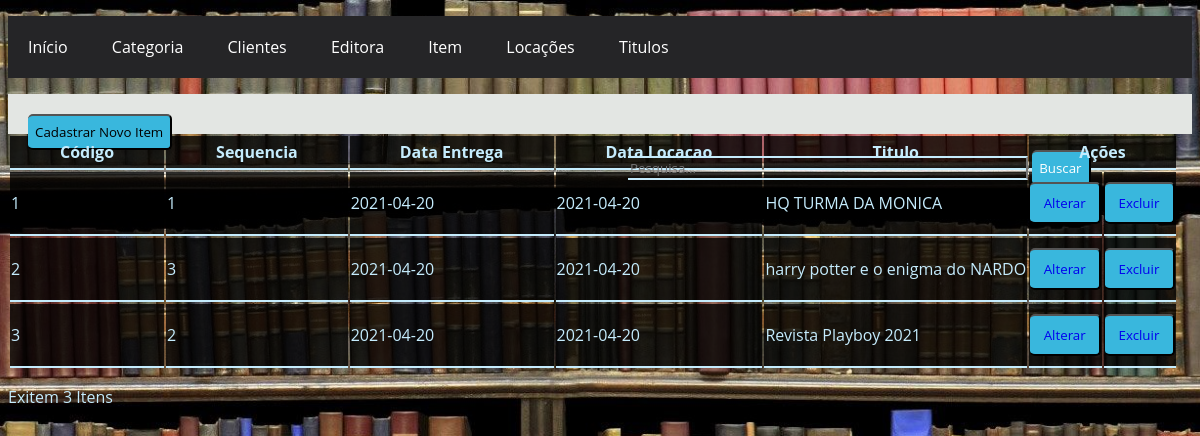
Screenshot of /Item_Locacao/Listar/listar_Item_Locacao.php with the database file from the repository.
### tables this page shows
CREATE TABLE `item_locacao` (
  `id_item_locacao` int(11) NOT NULL,
  `sequence` int(11) NOT NULL,
  `locacao_id` int(11) NOT NULL,
  `titulo_id` int(11) NOT NULL
);

CREATE TABLE `locacao` (
  `id_locacao` int(11) NOT NULL,
  `data_locacao` date NOT NULL,
  `data_entrega` date NOT NULL,
  `valor` decimal(10,0) NOT NULL,
  `cliente_id` int(11) NOT NULL
);

CREATE TABLE `titulos` (
  `id_titulo` int(11) NOT NULL,
  `titulo` varchar(150) NOT NULL,
  `sinopse` varchar(150) NOT NULL,
  `classificacao` char(10) DEFAULT NULL,
  `tipo` char(20) DEFAULT NULL,
  `categoria_id` int(11) NOT NULL,
  `editora_id` int(11) NOT NULL
);

### Item_Locacao/Listar/listar_Item_Locacao.php (the view, shortened to what this page needs)
<?php
include('../../conexao.php');
?>
<!DOCTYPE html>
<html lang="pt-br">
<head>
	<link rel="stylesheet" type="text/css" href="../../Styles/site.css">
	<link rel="stylesheet" type="text/css" href="../../Styles/Listar.css">
</head>
<body>
	<nav id="menu-h">
		<?php
		include('../../menu.php');
		?>
	</nav>
	<div id="filtro" class="filtro">
		<button class="btn1" type="button">
			<a href="../Cadastrar/cadastrar_Item_Locacao.php">Cadastrar Novo Item</a>
		</button>
		<input class="pesquisar"
		       type="search"
		       class="busca"
		       placeholder="Pesquisa..." >
		<button class="btn1" type="button">Buscar</button>
	</div>
	<div id="lista">
		<table>
			<thead class="header_list">
				<tr>
					<th>Código</th>
					<th>Sequencia</th>
					<th>Data Entrega</th>
					<th>Data Locacao</th>
					<th>Titulo</th>
					<th colspan="2">Ações</th>
				</tr>
			</thead>
			<tbody class="body_list">
				<?php
				$sql = "SELECT I.ID_ITEM_LOCACAO AS Id,
							I.sequence,
							L.data_locacao,
							L.data_entrega,
							T.titulo
						FROM ITEM_LOCACAO I
						JOIN LOCACAO L ON (L.ID_LOCACAO = I.LOCACAO_ID)
						JOIN TITULOS T ON (T.ID_TITULO = I.TITULO_ID)
						ORDER BY I.ID_ITEM_LOCACAO";
				$query = mysqli_query($conexao, $sql);
				if (!$query) {
				?>
					<tr>
						<td colspan="3"><?php echo 'MySQL Erro: ' . mysqli_error($conexao); ?></td>
					</tr>
					<?php
				} else {
					while ($item = mysqli_fetch_array($query, MYSQLI_ASSOC)) {
					?>
						<tr>
							<td><?php echo $item['Id']; ?></td>
							<td><?php echo $item['sequence']; ?></td>
							<td><?php echo $item['data_locacao']; ?></td>
							<td><?php echo $item['data_entrega']; ?></td>
							<td><?php echo $item['titulo']; ?></td>
							<td>
								<button class="btn" type="button">
									<a href="../Alterar/alterar_Item_Locacao.php?Id=<?php echo $item['Id']; ?>">Alterar</a>
								</button>
							</td>
							<td>
								<button class="btn" type="button">
									<a href="../Excluir/excluir_Item_Locacao.php?Id=<?php echo $item['Id']; ?>">Excluir</a>
								</button>
							</td>
						</tr>
				<?php
					}
				}
				?>
			</tbody>
		</table>
		<p>
			Exitem <?php echo mysqli_num_rows($query); ?> Itens
		</p>
	</div>
</body>
</html>

### Styles/site.css (style rules this page uses)
body { background: url(../Images/Biblioteca.jpg) no-repeat top center; background-size: cover; height: 100vh; }

### Styles/Listar.css (style rules this page uses)
* { font-family: 'Open Sans', sans-serif; }
#menu-h { background-color: rgb(37, 37, 39); }
#filtro { height: 30px; background: rgba(0, 0, 0, 0.8); margin-top: 5px; padding: 20px; }
a { text-decoration: none; }
#filtro a { display: inline-block; text-decoration: none; color: black; }
.pesquisar { margin-left: 600px; width: 400px; background: transparent; border-left: 0; border-top: 2px solid #c5ecfd; border-bottom: 2px solid #c5ecfd; color: #c5ecfd; }
.header_list { background: rgba(0, 0, 0, 0.8); }
.header_list tr th { padding-top: 5px; padding-bottom: 5px; padding-left: 50px; color: #c5ecfd; border-bottom: 2px solid #c5ecfd; padding-right: 50px; }
.body_list { background: rgba(0, 0, 0, 0.8); }
.body_list tr td { padding-top: 10px; padding-bottom: 10px; border-bottom: 2px solid #c5ecfd; color: #c5ecfd; }
.btn { border-left: 0; width: 100%; background: #39b7dd; text-align: center; padding: 10px; border-radius: 5px; color: #fff; cursor: pointer; text-transform: capitalize; }
.btn1 { border-left: 0; background: #39b7dd; text-align: center; padding: 7px; border-radius: 5px; color: #fff; cursor: pointer; text-transform: capitalize; }
p { color: #c5ecfd; }

### Styles/menu.css (style rules this page uses)
* { box-sizing: border-box; font-family: 'Open Sans', sans-serif; }
#menu-h { background-color: rgb(37, 37, 39); }
#filtro { height:30px; background-color: #e3e6e3; margin-top:5px; padding:20px; }

### rows the page displays
item_locacao: id_item_locacao "1", sequence "1", locacao.data_locacao "2021-04-20", locacao.data_entrega "2021-04-20", titulo.titulo "HQ TURMA DA MONICA"
item_locacao: id_item_locacao "2", sequence "3", locacao.data_locacao "2021-04-20", locacao.data_entrega "2021-04-20", titulo.titulo "harry potter e o enigma do NARDO"
item_locacao: id_item_locacao "3", sequence "2", locacao.data_locacao "2021-04-20", locacao.data_entrega "2021-04-20", titulo.titulo "Revista Playboy 2021"

### other values shown
mysqli_num_rows($query) "3"
